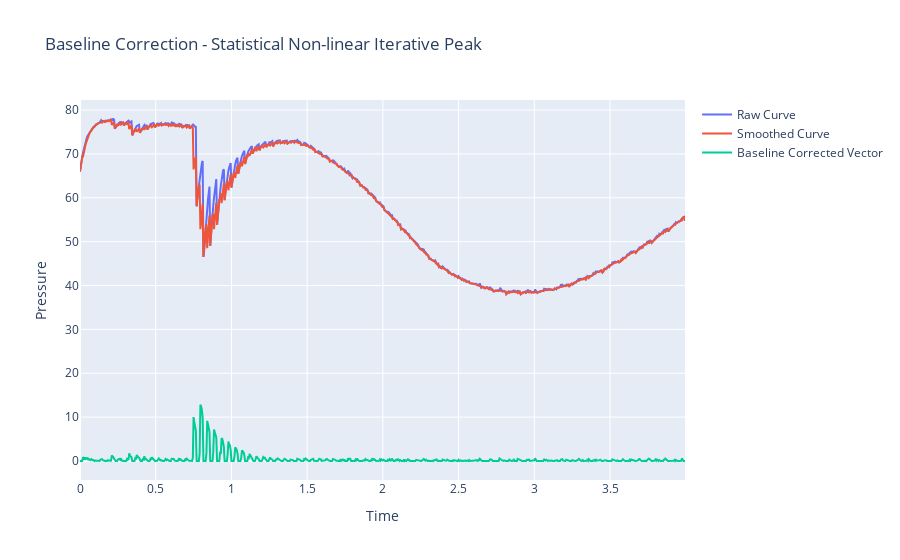

Notebook code cell kept with this figure:
### Code cell
"""
7. SNIP(Statistical Non-linear Iterative Peak)
-  
"""
# apply a double logarithm transformation to the pressure vector
lls_vector = np.log(np.log(np.sqrt(pressure_vector + 1) + 1) + 1)
# Define a function to compute the minimum filter
def min_filter(lls_vector, m):
    """Applies the SNIP minimum filter"""
    lls_filtered = np.copy(lls_vector)
    for i in range(m, len(lls_vector) - m):
        lls_filtered[i] = min(lls_vector[i], (lls_vector[i-m] + lls_vector[i + m])/2)
    return lls_filtered

# Apply the filter for the first 100 iterations
lls_filtered = np.copy(lls_vector)
for m in range(5):
    lls_filtered = min_filter(lls_vector, m)

smoothed_vector = (np.exp(np.exp(lls_filtered) - 1) - 1) ** 2 - 1
# baseline correction by subtracting the smoothed vector from the original pressure vector
baseline_corrected_vector = pressure_vector - smoothed_vector
# Remove the elements from the beginning and end to avoid edge effects. Typically <window_size // 2>
# baseline_corrected_vector = baseline_corrected_vector[1:-1]
fig = go.Figure()
fig.add_trace(go.Scatter(x=time, y=pressure_vector, mode='lines', name='Raw Curve'))
fig.add_trace(go.Scatter(x=time, y=smoothed_vector, mode='lines', name='Smoothed Curve'))
fig.add_trace(go.Scatter(x=time, y=baseline_corrected_vector, mode='lines', name='Baseline Corrected Vector'))
fig.update_layout(title='Baseline Correction - Statistical Non-linear Iterative Peak', xaxis_title='Time', yaxis_title='Pressure')
fig.show()
fig.write_image("dev/figures/fig_baseline_correction_SNIP.png", width=1100, height= 350, scale = 3)

### Figure 1 — Plotly figure (JSON) as saved in the notebook; plotly's stock layout.template omitted (floating-point values rounded to 4 significant figures; data arrays with more than 128 entries replaced by an {"elided": "..."} marker saying what was removed)
{"data": [{"mode": "lines", "name": "Raw Curve", "type": "scatter", "x": {"elided": "800 float values"}, "y": {"elided": "800 float values"}}, {"mode": "lines", "name": "Smoothed Curve", "type": "scatter", "x": {"elided": "800 float values"}, "y": {"elided": "800 float values"}}, {"mode": "lines", "name": "Baseline Corrected Vector", "type": "scatter", "x": {"elided": "800 float values"}, "y": {"elided": "800 float values"}}], "layout": {"title": {"text": "Baseline Correction - Statistical Non-linear Iterative Peak"}, "xaxis": {"title": {"text": "Time"}}, "yaxis": {"title": {"text": "Pressure"}}}}
